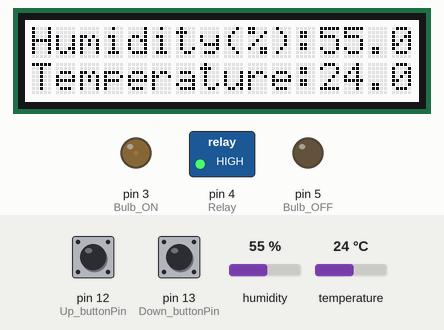
This sketch was run on a simulated Arduino Uno, built with avr-gcc and run on an emulated ATmega328P. On the bench: 16×2 character LCD, switched loads named in the sketch (green lamp = pin HIGH), output pins drawn as LEDs (lit = HIGH). The test bench sets the inputs (shaded band); at power-on: pin 12 (Up_buttonPin) HIGH, humidity 55 %, temperature 24 °C, pin 13 (Down_buttonPin) HIGH.

Above: at 3.5 s.
3.6 s: pin 12 (Up_buttonPin) pulled LOW for 0.15 s
At 4.8 s:
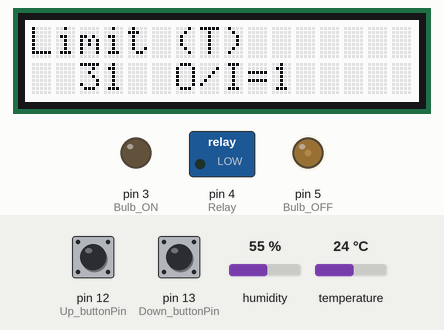
6.7 s: humidity set to 22 %
At 7.4 s:
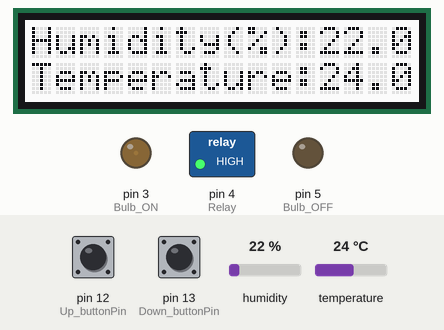
8.2 s: temperature set to 12 °C
At 9.6 s:
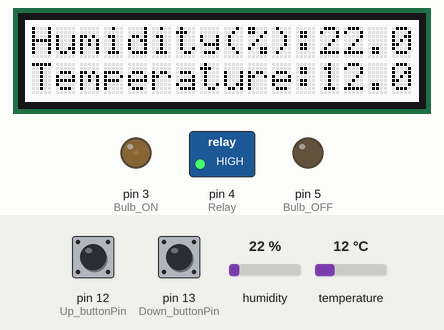
11.2 s: pin 13 (Down_buttonPin) pulled LOW for 0.15 s
At 12.3 s:
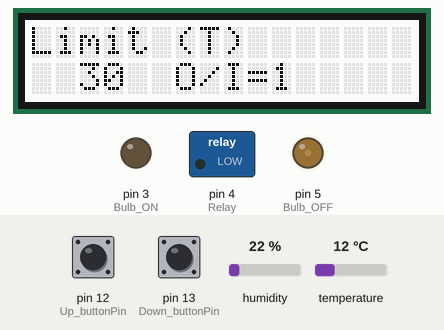
14.1 s: pin 12 (Up_buttonPin) pulled LOW for 1 s
At 15.63 s:
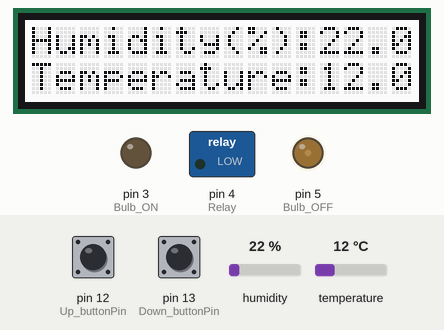
18.1 s: pin 13 (Down_buttonPin) pulled LOW for 1 s
At 20.8 s:
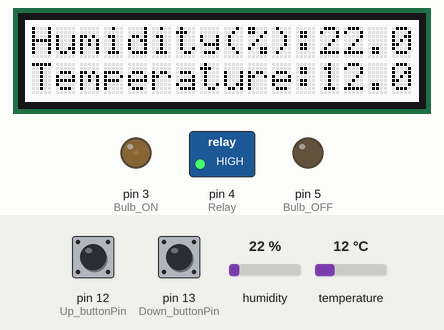
Timing chart, 0 to 22.3 s (numbered marks = the images above; inputs shaded):
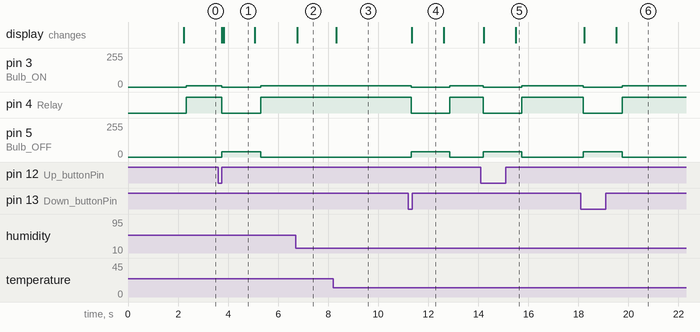

The sketch:

Tempeh.ino
```cpp
#include <Wire.h> //  I2C/TWI comunication library
#include "rgb_lcd.h"  //  "Grove" lcd library
#include <dht.h>  //  sensor library using lib from https://www.ardumotive.com/how-to-use-dht-22-sensor-en.html


#define DHTTYPE DHT22 //  defines sensor type - DHT 22 (AM2302)


//  replacements
dht DHT;
rgb_lcd lcd;


//  pins set up
const int DHT22_PIN = 2;  //  set up DHT22
const int Up_buttonPin   = 12;  //  set up the pushbutton (+)
const int Down_buttonPin = 13;  //  set up the pushbutton (-)
const int Bulb_ON = 3;  //  set up the ON led (green)
const int Bulb_OFF = 5; //  set up the OFF led (red)
const int Relay = 4;  //  set up the relay


//  variables
int Temp_limit = 30;  //  counter for the number of button presses
int up_buttonState = 0; //  current state of the up button
int up_lastButtonState = 0; //  previous state of the up button
int down_buttonState = 0; //  current state of the up button
int down_lastButtonState = 0; //  previous state of the up button
int i;  //  loop counter
int state_change_counter = 0; //  num of state change during the procces
float hum;  //  stores humidity value
float temp; //  stores temperature value
bool bPress = false;  //  helps us to detect when the state of buttons has changed
bool state_helper = true; //  helps to determine num of state change during the procces


void setup ()
{
  Serial.begin (9600);
  //  set up I/O
  pinMode (Up_buttonPin , INPUT_PULLUP);
  pinMode (Down_buttonPin , INPUT_PULLUP);
  pinMode (Relay, OUTPUT);
  pinMode (Bulb_OFF, OUTPUT);
  pinMode (Bulb_ON, OUTPUT);
  lcd.begin (16, 2);  //  set up the LCD's number of columns and rows:
  PrintTLimit ();
  delay (2000);
  PrintTandH ();
  digitalWrite (Relay, LOW);
  digitalWrite (Bulb_OFF, LOW);
  digitalWrite (Bulb_ON, LOW);
}


void loop ()
{
  if (temp <= Temp_limit - 0.5)
  {
    while (temp < Temp_limit + 0.5)
    {
      Relay_ON ();
      if (state_helper)   // counts relay state changes
      {
        state_change_counter ++;
        state_helper = false;
      }
      checkUp ();
      checkDown ();
      if (temp >= Temp_limit + 0.5)
        break;
      if (bPress)
        Delay_screen ();
      PrintTandH ();
    }
  }
  else
  {
    Relay_OFF ();
    state_helper = true;
    checkUp ();
    checkDown ();
    if (bPress)
      Delay_screen ();
    PrintTandH ();
  }
}


// checks UP button
void checkUp ()
{
  up_buttonState = digitalRead (Up_buttonPin);
  // compare the buttonState to its previous state
  if (up_buttonState != up_lastButtonState)
  {
    if (up_buttonState == LOW)  // if the current state is LOW then the button went from on to off:
    {
      bPress = true;
      Temp_limit ++;
      i = 0;
    }
    delay (50);    // delay to avoid bouncing
  }
  up_lastButtonState = up_buttonState;    // save the current state as the last state, for next time through the loop
}


// checks DOWN button
void checkDown ()
{
  down_buttonState = digitalRead (Down_buttonPin);
  if (down_buttonState != down_lastButtonState)   // compares the buttonState to its previous state
  {
    // if the state has changed, increment the counter
    if (down_buttonState == LOW)  // if the current state is LOW then the button went from on to off:
    {
      bPress = true;
      Temp_limit --;
      i = 0;
    }
    delay (50);   // delay to avoid bouncing
  }
  down_lastButtonState = down_buttonState;  // save the current state as the last state, for next time through the loop
}


// turns on the relay
void Relay_ON ()
{
  // configuration for Relay and leds
  digitalWrite (Bulb_OFF, LOW);
  digitalWrite (Relay, HIGH);
  analogWrite (Bulb_ON, 10); // reduces power supply to decrease the led's brightness
}


//  turns off the relay
void Relay_OFF ()
{
  // configuration for Relay and leds
  analogWrite (Bulb_OFF, 40); // reduces power supply to decrease the led's brightness
  digitalWrite (Relay, LOW);
  digitalWrite (Bulb_ON, LOW);
}


//  captures temperature limit screen for couple seconds
void Delay_screen ()
{
  Save_Mode ();
  for (i = 0; i < 10; ++i) // delays the temperature limit print on LCD
  {
    checkUp ();
    checkDown ();
    PrintTLimit ();
  }
  bPress = false;
  PrintTandH ();
}


//  configuration for Relay and leds, saves the system from overheating while pushing buttons
void Save_Mode ()
{
    digitalWrite (Relay, LOW);
    analogWrite (Bulb_OFF, 40);
    digitalWrite (Bulb_ON, LOW);
    lcd.clear ();
}


//  prints tempearure limit screen
void PrintTLimit ()
{
  lcd.clear ();
  lcd.setCursor (0, 0);
  lcd.print ("Limit (T)");
  lcd.setCursor (2,1);
  lcd.print (Temp_limit);
  lcd.setCursor (6,1);
  lcd.print ("O/I=");
  lcd.setCursor (10,1);
  lcd.print (state_change_counter);
  delay (100);  // delay to avoid LCD bouncing
}


//  prints the main screen with temperature and humidity observation
void PrintTandH ()
{
  lcd.clear ();
  int chk = DHT.read22 (DHT22_PIN);
  hum = DHT.humidity;     // read humidity data and store it to variable hum
  temp = DHT.temperature; // read temerature data and store it to variable temp
  lcd.setCursor (0, 0);  // set the cursor to column 0, line 0
  lcd.print ("Humidity(%):"); // print text
  lcd.print (hum); //  print humidity value
  lcd.setCursor (0, 1);  // set the cursor to column 0, line 1
  lcd.print ("Temperature:"); // print text
  lcd.print (temp);  // print temperature value
  delay (100);  // delay to avoid LCD bouncing
}
```

Measured:
- after the input at 3.6 s, pin 3 (Bulb_ON): 10/255 → 0/255 after 0.15 s, → 10/255 1.6 s later; pin 4 (Relay): HIGH → LOW after 0.15 s, → HIGH 1.6 s later; pin 5 (Bulb_OFF): 0/255 → 40/255 after 0.15 s, → 0/255 1.6 s later; the display: first changes after 0.16 s (image 1 shows a later state)
- after the input at 6.7 s, the display: changes after 0.06 s (image 2)
- after the input at 8.2 s, the display: changes after 0.12 s (image 3)
- after the input at 11.2 s, pin 3 (Bulb_ON): 10/255 → 0/255 after 0.11 s, → 10/255 1.6 s later; pin 4 (Relay): HIGH → LOW after 0.11 s, → HIGH 1.6 s later; pin 5 (Bulb_OFF): 0/255 → 40/255 after 0.11 s, → 0/255 1.6 s later; the display: changes after 0.14 s (image 4)
- after the input at 14.1 s, pin 3 (Bulb_ON): 10/255 → 0/255 after 0.09 s, → 10/255 1.6 s later; pin 4 (Relay): HIGH → LOW after 0.09 s, → HIGH 1.6 s later; pin 5 (Bulb_OFF): 0/255 → 40/255 after 0.09 s, → 0/255 1.6 s later; the display: first changes after 0.11 s (image 5 shows a later state)
- after the input at 18.1 s, pin 3 (Bulb_ON): 10/255 → 0/255 after 0.10 s, → 10/255 1.6 s later; pin 4 (Relay): HIGH → LOW after 0.10 s, → HIGH 1.6 s later; pin 5 (Bulb_OFF): 0/255 → 40/255 after 0.10 s, → 0/255 1.6 s later; the display: first changes after 0.13 s (image 6 shows a later state)
- what the display in image 1 shows lasts 1.3 s, from 3.8 s to 5.1 s
